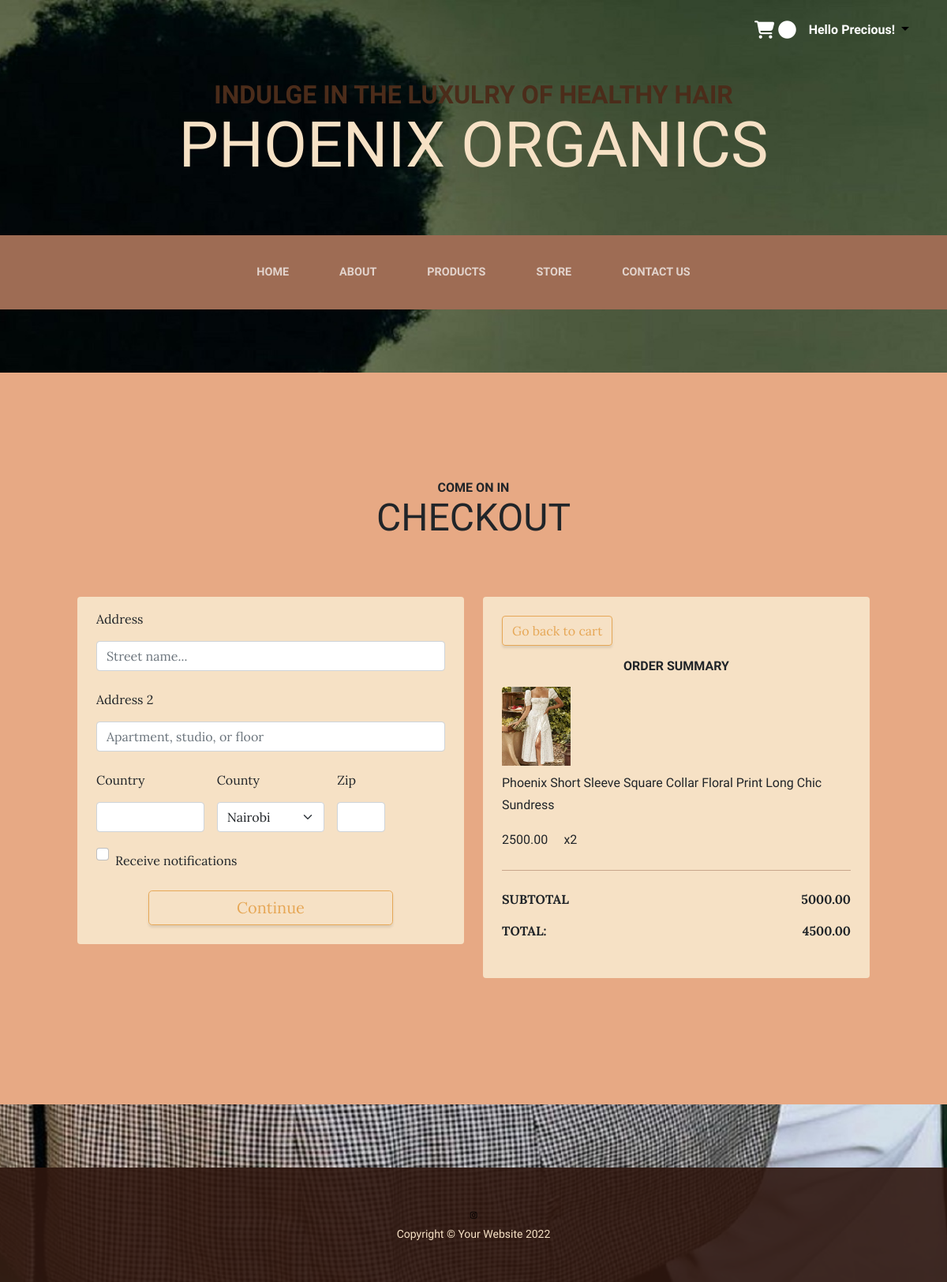
The app's page /checkout/ (signed in) with its own data.
### productManagement/models.py (models this page shows, shortened)
class OrderItem (models.Model): #This items represents items within the cart
    product = models.ForeignKey(Product, on_delete=models.SET_NULL, blank=True, null=True) #one to many relationship, 1 customer, can have multiple orders
    order = models.ForeignKey(Order, on_delete=models.CASCADE, blank=True, null=True)
    quantity = models.IntegerField(default=0, null=True, blank=True) #number of products bought per order
    date_added = models.DateField(auto_now=True) #date we added an item to order
    @property
    def get_total(self):
        product_total = self.product.product_price * self.quantity
        return product_total
    class Meta:
        db_table='orderItem'

class Product(models.Model):
    product_id = models.IntegerField(primary_key=True)
    product_name = models.CharField(max_length = 350)
    product_image = models.ImageField(null=True, blank=True)
    product_price = models.DecimalField(max_digits=10, decimal_places=2) #sale price per product
    digital = models.BooleanField(default=False, null=True, blank=True) #ship product if its not digital, hence the default false
    product_tax = models.DecimalField(max_digits=10, decimal_places=2)
    stock = models.IntegerField() #automate? goods not sold/ in storage
    products_bought = models.IntegerField() #no of products bought,
    purchase_price = models.IntegerField()# amount used to purchase the products for sale
    class Meta:
        db_table='product'
    @property #help us access this as an attribute rather than as a model
    def product_imagesURL(self):
        try:
            url = self.product_image.url
        except:
            url = ''
        return url

class Order (models.Model): ##This basically represents the CART
    customer = models.ForeignKey(Customer, on_delete=models.CASCADE, blank=True, null=True) #one to many relationship, 1 customer, can have multiple orders
    order_id = models.AutoField(primary_key=True, unique=True, auto_created=True)
    order_date = models.DateField(auto_now=True)
    complete = models.BooleanField(default=False) #if complete is false can continue adding items, changes status of cart is it same as order status??
    @property
    def shipping(self):
        shipping = False
        orderitems= self.orderitem_set.all()
        for i in orderitems:
            if i.product.digital == False:
                shipping = True
        return shipping
    @property
    def get_cart_total(self):
        orderitems= self.orderitem_set.all()
        total = sum([item.get_total for item in orderitems])
        return total
    @property
    def get_cart_items(self):
        orderitems= self.orderitem_set.all()
        total = sum([item.quantity for item in orderitems])
        return total
    class Meta:
        db_table='order'
    @property
    def get_full_total(self):
        if (self.get_cart_total >=  Decimal('10499')):
            full_total = (self.get_cart_total - (self.get_cart_total * Decimal('0.15')))
        elif(self.get_cart_total >= Decimal('2499') and self.get_cart_total <= Decimal('10498')):
            full_total =(self.get_cart_total - (self.get_cart_total * Decimal('0.10')))
        else:
            full_total = self.get_cart_total
        return full_total

### productManagement/views.py (the view)
# urls.py: path('checkout/', pv.checkout, name = 'checkout'),
def checkout(request):
   data = cartData(request)
   cartItems = data['cartItems']
   order = data['order']
   items = data['items']
   if cartItems == 0:
      return render(request, "productManagement/products.html")
   context = {'items': items, 'order': order, 'cartItems': cartItems}
   return render(request, "productManagement/checkout.html", context)

### productManagement/utils.py (called while the page is built)
def cartData(request):
    if request.user.is_authenticated:
      customer = request.user.customer
      order, created = Order.objects.get_or_create(customer=customer, complete=False) #creating/quering an object
      items = order.orderitem_set.all()
      cartItems = order.get_cart_items
    else: #if user isn't authenticated/hasn't logged in
        cookieData = cookieCart(request)
        cartItems = cookieData['cartItems']
        order = cookieData['order']
        items = cookieData['items']
    return {'cartItems': cartItems, 'order': order, 'items': items}

### productManagement/templates/productManagement/checkout.html (shortened to what this page needs)
{% extends 'main/base.html' %}
{%load static %}
        {% block pagecontent %}
        <section class="page-section cta">
            <div class="container">
                <div class = "cta-inner">
                    <div class="row">
                        <h2 class="section-heading mb-5 text-center">
                            <span class="section-heading-upper">Come On In</span>
                            <span class="section-heading-lower">Checkout</span>
                        </h2>
                        <div class="col-lg-6 col-xl-6">
                            <div class ="bg-faded rounded p-4 mt-4" id="wrapper">
                                <form id = "form" method='POST' action="/process_order/">
                                    <div id="shipping-info" class="g-3 row">
                                        <div class="col-12">
                                            <label for="address" class="form-label">Address</label>
                                            <input type="text" class="form-control" id="address" name="address" placeholder="Street name..." autocomplete="address-line1">
                                        </div>
                                        <div class="col-12">
                                            <label for="address2" class="form-label">Address 2</label>
                                            <input type="text" class="form-control" id="address2" name="address2" placeholder="Apartment, studio, or floor" autocomplete="address-line2">
                                        </div>
                                        <div class="col-md-4">
                                            <label for="country" class="form-label">Country</label>
                                            <input type="text" class="form-control" id="country" name="country" autocomplete="country-name">
                                        </div>
                                        <div class="col-md-4">
                                            <label for="city" class="form-label">County</label>
                                            <select id="city" class="form-select" value="city"  id="city" name="city" autocomplete="off">
                                                <option  id="Nairobi" name="Nairobi" selected>Nairobi</option>
                                            </select>
                                            </div>
                                        <div class="col-md-2">
                                            <label for="zipcode" class="form-label">Zip</label>
                                            <input type="text" class="form-control" id="zipcode" name="zipcode"  autocomplete="postal-code">
                                        </div>
                                        <div class="col-12">
                                            <div class="form-check">
                                                <input class="form-check-input" type="checkbox" id="gridCheck">
                                                <label class="form-check-label" for="gridCheck">
                                                Receive notifications
                                                </label>
                                            </div>
                                        </div>
                                        <div class="col-12 text-center">
                                            <input type="submit"  id ="form-button" class="btn btn-outline-primary btn-lg1" value="Continue">
                                        </div>
                                    </div>
                                </form>
                            </div>
                        </div>
                        <div class="col-lg-6 col-xl-6 my-4">
                            <div class ="bg-faded rounded p-4">
                                <a href="{% url "cart" %}" class="btn btn-outline-primary">Go back to cart</a>
                                <h2 class="section-heading my-3 text-center">
                                    <span class="section-heading-upper">Order Summary</span>
                                </h2>
                                {% for item in items %}
                                <div class = "d-sm-inline-block d-flex">
                                <div class="list-inline ms-0">
                                    <img class="img-fluid rounded list-inline-item w-25 pb-2 pe-4" src="{{item.product.product_imagesURL}}">
                                    <p class="list-inline-item pe-2">{{item.product.product_name}}</p>
                                    <p class="list-inline-item pe-2">{{item.product.product_price|floatformat:2}}</p>
                                    <p class="list-inline-item">x{{item.quantity}}</p>
                                </div>
                            </div>
                                <hr>
                            {% endfor%}
                            <ul class="list-unstyled my-4 text-start mx-auto">
                                <li class="list-unstyled-item d-flex mb-3 fw-bold">
                                    SUBTOTAL
                                    <span class="ms-auto">{{order.get_cart_total|floatformat:2}}</span>
                                </li>
                                <li class="list-unstyled-item d-flex mb-3 fw-bold">
                                    TOTAL:
                                    <span class="ms-auto"> {{order.get_full_total|floatformat:2}} </span>
                                </li>
                            </ul>
                            </div>
                        </div>
                    </div>
                </div>
            </div>
        </section>
        {% endblock %}

### main/templates/main/base.html (shortened to what this page needs)
{% load static %}
<!DOCTYPE html>
<html lang="en">
    <head>
        <link type="text/css" href="{% static 'css/styles.css' %}" rel="stylesheet" />
    </head>
    <body>
        <header>
            {% if not user.is_authenticated %}
            <div class = "px-5 pt-4 text-end d-none d-lg-block">
                <a class="btn btn-primary me-4" href="{% url "register" %}">Sign up</a>
                <a class="btn btn-primary me-4" href="{% url "login" %}">Login</a>
            </div>
            {% else %}
            <div class = "px-5 pt-4 d-none text-end d-lg-block">
            <ul class="list-unstyled">
              <li class="d-block float-end"><a class="dropdown-toggle" data-bs-toggle="collapse" data-bs-target="#profilePopuplg" aria-controls="profilePopuplg" role="button" data-toggle="dropdown" aria-expanded="false"></a></li>
              <li class="d-block float-end me-2"> <p class="text-capitalize fw-bold" style="color: #ffffff;">Hello {{user.username}}!</p></li>
              <li class="d-block float-end me-3"> <a href="/cart"> <i class="fas fa-cart-shopping fa-lg" style="color: #ffffff; cursor: pointer;"></i>
                <i class="fa-sharp fa-solid fa-circle fa-lg" style="color: #ffffff;"></i>
            </a> </li>
            </ul>
            </div>
            {% endif %}
            <h1 class="site-heading text-center text-faded d-none d-lg-block">
                <span class="site-heading-upper text-primary mb-3">Indulge in the luxulry of healthy hair</span>
                <span class="site-heading-lower">Phoenix Organics</span>
            </h1>
        </header>
        {% if not user.is_authenticated %}
        <nav class="navbar navbar-expand-lg navbar-dark py-lg-4" id="mainNav">
            <div class="container">
                <a class="navbar-brand text-uppercase fw-bold d-lg-none" href="{% url "home" %}">PHOENIX ORGANICS</a>
                <div class = "d-lg-none">
                    <a href="/cart"><i class="fa-solid fa-cart-shopping fa-lg" style="color: #000000; cursor: pointer;"></i>
                    <i class="fa-sharp fa-solid fa-circle fa-lg" style="color: #ec3232;"></i> </a>
                </div>
                <button class="navbar-toggler" type="button" data-bs-toggle="collapse" data-bs-target="#navbarSupportedContent" aria-controls="navbarSupportedContent" aria-expanded="false" aria-label="Toggle navigation"><span class="navbar-toggler-icon"></span></button>
                <div class="collapse navbar-collapse" id="navbarSupportedContent">
                    <ul class="navbar-nav mx-auto">
                        <li class="nav-item px-lg-4"><a class="nav-link text-uppercase" href="{% url "home" %}">Home</a></li>
                        <li class="nav-item px-lg-4"><a class="nav-link text-uppercase" href="{% url "aboutus" %}">About</a></li>
                        <li class="nav-item px-lg-4"><a class="nav-link text-uppercase" href="{% url "products" %}">Products</a></li>
                        <li class="nav-item px-lg-4"><a class="nav-link text-uppercase" href="{% url "store" %}">Store</a></li>
                        <li class="nav-item px-lg-4"><a class="nav-link text-uppercase" href="{% url "contactus" %}">Contact Us</a></li>
                    </ul>
                    <div class = "d-lg-none">
                        <a class="me-3 btn btn-primary" href="{% url "register" %}">Sign up</a>
                        <a class="me-3 btn btn-primary" href="{% url "login" %}">Login</a>
                    </div>
                </div>
            </div>
        </nav>
        {% else %}
        <nav class="navbar navbar-expand-lg navbar-dark py-lg-4" id="mainNav">
            <div class="container my-1">
                <div class="collapse navbar-collapse" id="navbarSupportedContent">
                    <ul class="navbar-nav mx-auto">
                        <li class="nav-item px-lg-4"><a class="nav-link text-uppercase" href="{% url "home" %}">Home</a></li>
                        <li class="nav-item px-lg-4"><a class="nav-link text-uppercase" href="{% url "aboutus" %}">About</a></li>
                        <li class="nav-item px-lg-4"><a class="nav-link text-uppercase" href="{% url "products" %}">Products</a></li>
                        <li class="nav-item px-lg-4"><a class="nav-link text-uppercase" href="{% url "store" %}">Store</a></li>
                        <li class="nav-item px-lg-4"><a class="nav-link text-uppercase" href="{% url "contactus" %}">Contact Us</a></li>
                    </ul>
                </div>
            </div>
        </nav>
        {% endif %}
        {% block pagecontent %} {% endblock %}
        <footer class="footer text-faded text-center py-5">
            <i class="fa-brands fa-instagram fa-2xs" style="color: #000000;"></i>
            <div class="container"><p class="m-0 small">Copyright &copy; Your Website 2022</p></div>
        </footer>
    </body>
</html>

### records on screen
OrderItem: product.product_imagesURL (picture), product.product_name "Phoenix Short Sleeve Square Collar Floral Print Long Chic Sundress", product.product_price "2500.00", quantity "2"
Order: get_cart_total "5000.00", get_full_total "4500.00"

### other values on screen
{{ user.username }} "Precious"
